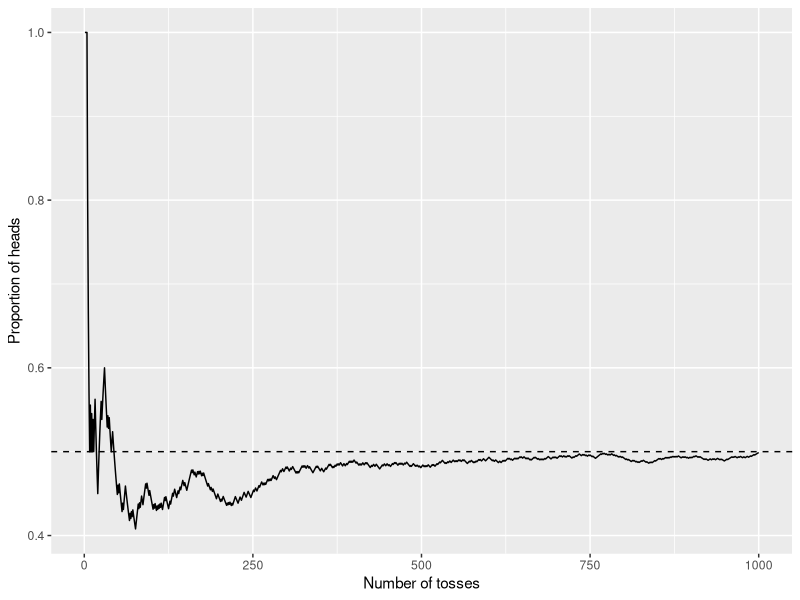
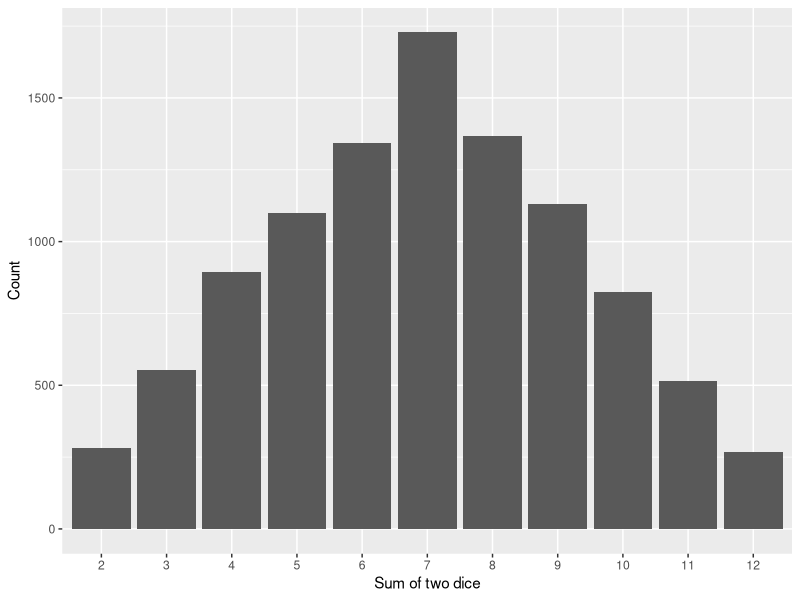
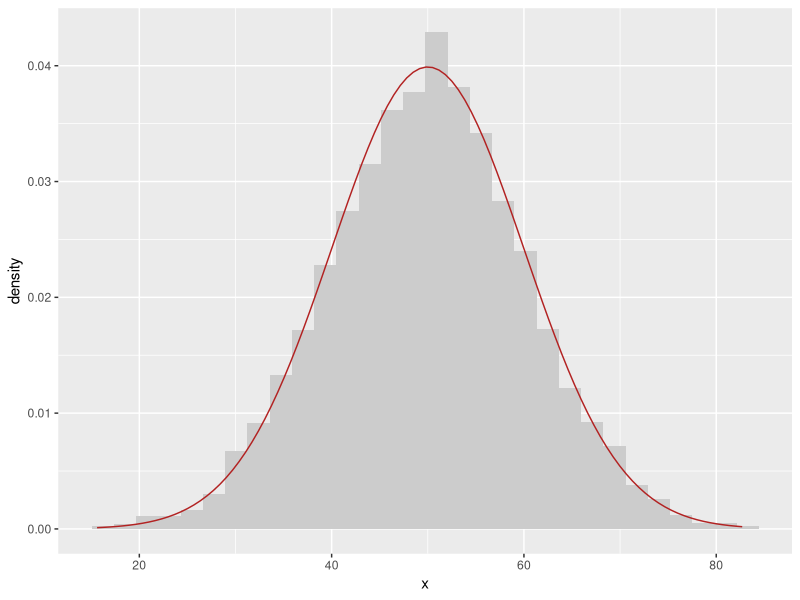
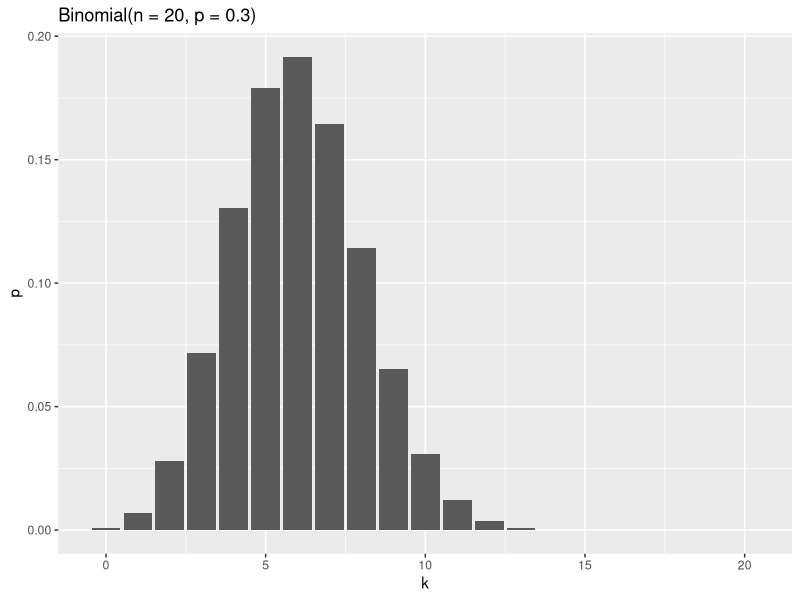

Generate these figures, in order, with R:
# DTS 201 lecture-note practical, Week 04A: Probability, distributions and simulation
# Run from the project root (open DTS201_R.Rproj first).

library(tidyverse)
set.seed(42)                                  # reproducible random numbers

# 1. Coin toss: 1000 fair tosses
tosses <- sample(c("H", "T"), 1000, replace = TRUE)
table(tosses) / 1000                          # relative frequencies, close to 0.5
binom.test(sum(tosses == "H"), 1000)$conf.int # 95% CI for P(heads)

# 2. Law of large numbers: running proportion of heads
tibble(n = 1:1000, p_hat = cumsum(tosses == "H") / (1:1000)) |>
  ggplot(aes(n, p_hat)) + geom_line() + geom_hline(yintercept = 0.5, linetype = 2) +
  labs(x = "Number of tosses", y = "Proportion of heads")

# 3. Two dice: the sum is not uniform
sums <- replicate(10000, sum(sample(1:6, 2, replace = TRUE)))
ggplot(tibble(sums), aes(factor(sums))) + geom_bar() + labs(x = "Sum of two dice", y = "Count")
mean(sums)                                    # theory: 7

# 4. Three key distributions
tibble(x = rnorm(5000, mean = 50, sd = 10)) |>
  ggplot(aes(x)) + geom_histogram(aes(y = after_stat(density)), bins = 30, fill = "grey80") +
  stat_function(fun = dnorm, args = list(mean = 50, sd = 10), colour = "firebrick")

tibble(k = 0:20, p = dbinom(0:20, size = 20, prob = 0.3)) |>
  ggplot(aes(k, p)) + geom_col() + labs(title = "Binomial(n = 20, p = 0.3)")

mean(runif(5000, 0, 10))                      # uniform on [0, 10]: theory 5

# 5. Descriptive statistics of a sample
x <- rnorm(200, 50, 10)
c(mean = mean(x), median = median(x), sd = sd(x), var = var(x))
